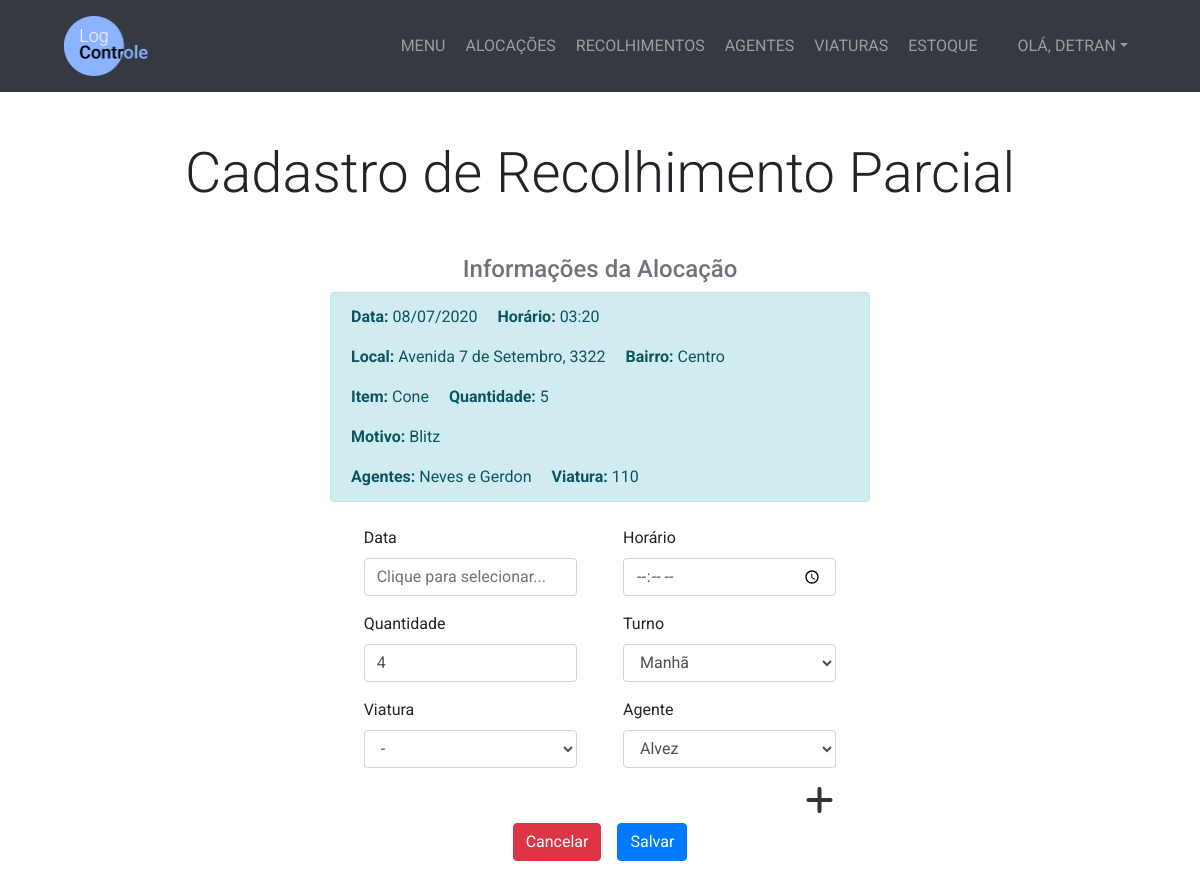
Screenshot of /recolhimento/32/cadastar-parcial/ (signed in) with the database file from the repository.
### management/models.py (models this page shows, shortened)
class Alocacao(models.Model):
    TURNO_CHOICES = (
        ('Manhã', 'Manhã'),
        ('Tarde', 'Tarde'),
        ('Noite', 'Noite'),
        ('Madrugada', 'Madrugada')
    )
    STATUS_CHOICES = (
        ('Aberto', 'Aberto'),
        ('Fechado', 'Fechado'),
        ('Desativado', 'Desativado')
    )
    data = models.DateField()
    horario = models.TimeField()
    item = models.ForeignKey(Item, on_delete=models.PROTECT)
    quantidade = models.IntegerField()
    turno = models.CharField(max_length=10, choices=TURNO_CHOICES)
    viatura = models.ForeignKey(Viatura, on_delete=models.PROTECT, blank=True, null=True)
    rua = models.CharField(max_length=200)
    numero = models.CharField(max_length=10)
    bairro = models.CharField(max_length=25)
    complemento = models.CharField(max_length=25, blank=True)
    motivo = models.CharField(max_length=100, blank=True)
    cadastrador = models.ForeignKey(User, on_delete=models.PROTECT)
    status = models.CharField(max_length=11, choices=STATUS_CHOICES, default='Fechado')

class Item(models.Model):
    nome = models.CharField(max_length=100)

class Viatura(models.Model):
    numero = models.IntegerField()
    placa = models.CharField(max_length=7)
    def __str__(self):
        return str(self.numero)

### management/views.py (the view, shortened to what this page needs)
# urls.py: path('recolhimento/<int:pk_alocacao>/cadastar-parcial/', views.cadastrar_recolhimento_parcial, name='cadastrar_recolhimento_parcial'),
@login_required
def cadastrar_recolhimento_parcial(request, pk_alocacao):
    alocacao = get_object_or_404(Alocacao, pk=pk_alocacao)
    agentesalocacao = AlocacaoAgente.objects.filter(alocacao_id=alocacao.id)
    agentes = Agente.objects.all().order_by('gritodeguerra')
    viaturas = Viatura.objects.all().order_by('numero')
    quantidade_max = alocacao.quantidade - 1
    if len(agentesalocacao) == 1:
        agentesalocacao = ('{}' .format(agentesalocacao[0].agente.gritodeguerra))
    else:
        agentesalocacao = ('{} e {}' .format(agentesalocacao[0].agente.gritodeguerra, agentesalocacao[1].agente.gritodeguerra))
    if request.method == 'GET':
        return render(request, 'management/cadastrar_recolhimento_parcial.html',
                {'alocacao':alocacao, 'agentesalocacao':agentesalocacao, 'agentes':agentes, 'viaturas':viaturas, 'quantidade_max':quantidade_max}
            )

### management/templates/management/cadastrar_recolhimento_parcial.html (shortened to what this page needs)
{% extends 'management/base.html' %}
{% block content %}
  <section class="py-5">
    <div class="container">
      <h1 class="display-4 text-center mb-5">Cadastro de Recolhimento Parcial</h1>
      <div class="row justify-content-center">
        <div class="col-lg-6">
          <h4 class="text-center text-secondary">Informações da Alocação</h4>
          <div class="alert alert-info">
            <p>
              <span class="mr-3"><strong>Data:</strong> {{ alocacao.data|date:'d/m/Y' }}</span>
              <span><strong>Horário:</strong> {{ alocacao.horario|date:'H:i' }}</span>
            </p>
            <p>
              <span class="mr-3"><strong>Local:</strong> {{ alocacao.rua|truncatechars:35 }}, {{ alocacao.numero }}</span>
              <span><strong>Bairro:</strong> {{ alocacao.bairro }}</span>
            </p>
            <p>
              <span class="mr-3"><strong>Item:</strong> {{ alocacao.item.nome }}</span>
              <span><strong>Quantidade:</strong> {{ alocacao.quantidade }}</span>
            </p>
            <p><strong>Motivo:</strong> {{ alocacao.motivo }}</p>
            <p class="mb-0">
              <span class="mr-3"><strong>Agentes:</strong> {{ agentesalocacao }}</span>
              {% if alocacao.viatura %}
                <span><strong>Viatura:</strong> {{ alocacao.viatura }}</span>
              {% endif %}
            </p>
          </div>
        </div>
      </div>
      <div class="row justify-content-center mt-2">
        <div class="col-lg-8">
          <form method="POST" autocomplete="off">
            <div class="d-flex justify-content-center">
              <div class="col-lg-4 mr-3">
                <div class="form-group">
                  <label for="data">Data</label>
                  <input type="text" name="data" id="data" class="form-control" placeholder="Clique para selecionar..." required>
                </div>
              </div>
              <div class="col-lg-4">
                <div class="form-group">
                  <label for="horario">Horário</label>
                  <input type="time" name="horario" id="horario" class="form-control" required>
                </div>
              </div>
            </div>
            <div class="d-flex justify-content-center">
              <div class="col-lg-4 mr-3">
                <div class="form-group">
                  <label for="quantidade">Quantidade</label>
                  <input type="number" name="quantidade" class="form-control" value="{{ quantidade_max }}" min="1" max="{{ quantidade_max }}" required>
                </div>
              </div>
              <div class="col-lg-4">
                <div class="form-group">
                  <label for="turno">Turno</label>
                  <select class="form-control" name="turno">
                    <option value="Manhã">Manhã</option>
                  </select>
                </div>
              </div>
            </div>
            <div class="d-flex justify-content-center">
              {% if viaturas.count <= 20 %}
                <div class="col-lg-4 mr-3" {% if viaturas.count > 5 %} id="select-viatura" {% endif %}>
                  <div class="form-group">
                    <label for="viatura">Viatura</label>
                    <select class="form-control" name="viaturaId"
                      {% if viaturas.count > 5 %} id="viatura" onfocus='this.size=5;' onblur='this.size=1;' onchange='this.size=1; this.blur();' {% endif %}
                    >
                      <option value="-">-</option>
                    </select>
                  </div>
                </div>
              {% endif %}
              <div class="col-lg-4">
                <div class="form-group">
                  <label for="agente">Agente</label>
                  <select class="form-control" name="agente-1"
                    {% if agentes.count > 5 %}
                      id="select-agente-1" onfocus='this.size=5;' onblur='this.size=1;' onchange='this.size=1; this.blur();'
                    {% endif %}
                  >
                    {% for agente in agentes %}
                      <option value="{{ agente.id }}" {% if agentes.count > 5 %} id="select-option" {% endif %}>{{ agente.gritodeguerra }}</option>
                    {% endfor %}
                  </select>
                </div>
              </div>
            </div>
            <div class="d-flex justify-content-end">
              <a href="#" id="add-agent" style="margin-right: 18%;"><i class="fas fa-plus fa-2x" id="icon"></i></a>
            </div>
            <div class="d-flex justify-content-center">
              <a href="{% url 'alocacoes_abertas' %}" class="btn btn-danger mt-1 mr-3">Cancelar</a>
              <button type="submit" class="btn btn-primary mt-1">Salvar</button>
            </div>
          </form>
        </div>
      </div>
    </div>
  </section>
{% endblock %}

### management/templates/management/base.html (shortened to what this page needs)
<!DOCTYPE html>
<html lang="pt-br" dir="ltr">
  {% load static %}
  <head>
    <link
      rel="stylesheet"
      href="https://stackpath.bootstrapcdn.com/bootstrap/4.5.0/css/bootstrap.min.css"
    />
    <link rel="stylesheet" type="text/css" href="{% static 'management/css/style.css' %}">
    <link rel="stylesheet" href="{% static 'management/css/bootstrap-datepicker.css' %}">
  </head>
  <body>
    <nav class="navbar navbar-expand-lg bg-dark navbar-dark py-3" id="main-nav">
      <a href="{% url 'home' %}" class="ml-5">
        <img src="{% static 'management/Logo.png' %}" alt="Logo LogControle" style="max-height: 60px;">
      </a>
      <div class="collapse navbar-collapse" id="navbarCollapse">
        <ul class="navbar-nav ml-auto">
          <li class="nav-item">
            <a href="{% url 'home' %}" class="nav-link ml-1">MENU</a>
          </li>
          <li class="nav-item">
            <a href="{% url 'menu_alocacao' %}" class="nav-link ml-1">ALOCAÇÕES</a>
          </li>
          <li class="nav-item">
            <a href="{% url 'menu_recolhimento' %}" class="nav-link ml-1">RECOLHIMENTOS</a>
          </li>
          <li class="nav-item">
            <a href="{% url 'menu_agente' %}" class="nav-link ml-1">AGENTES</a>
          </li>
          <li class="nav-item">
            <a href="{% url 'menu_viatura' %}" class="nav-link ml-1">VIATURAS</a>
          </li>
          <li class="nav-item">
            <a href="{% url 'menu_estoque' %}" class="nav-link ml-1">ESTOQUE</a>
          </li>
          <li class="nav-item dropdown ml-4 mr-5">
            <a href="#" class="nav-link dropdown-toggle" data-toggle="dropdown" aria-expanded="false">OLÁ, <span style="text-transform: uppercase;">{{ user.username }}</span></a>
          </li>
        </ul>
      </div>
    </nav>
    {% block content %} {% endblock %}
  </body>
</html>

### management/static/management/css/style.css (style rules this page uses)
body { font-family: 'Roboto', Arial; }
#icon { transition: 0.3s; }
#add-agent { margin-right: 15%; decoration: none; color: #333; transition: 0.2s; }

### rows the page displays
Alocacao: data "08/07/2020", horario "03:20", rua "Avenida 7 de Setembro", numero "3322", bairro "Centro", item.nome "Cone", quantidade "5", motivo "Blitz", viatura "110"

### other values shown
{{ user.username }} "DETRAN"
{{ agentesalocacao }} "Neves e Gerdon"
form field agente-1 "Alvez"
